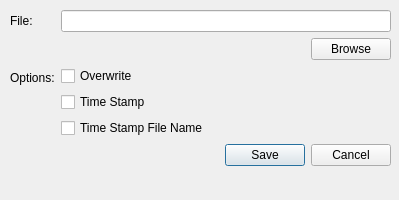
<?xml version="1.0" encoding="UTF-8"?>
<ui version="4.0">
 <class>Dialog</class>
 <widget class="QDialog" name="Dialog">
  <property name="geometry">
   <rect>
    <x>0</x>
    <y>0</y>
    <width>399</width>
    <height>200</height>
   </rect>
  </property>
  <property name="sizePolicy">
   <sizepolicy hsizetype="Fixed" vsizetype="Fixed">
    <horstretch>0</horstretch>
    <verstretch>0</verstretch>
   </sizepolicy>
  </property>
  <property name="windowTitle">
   <string>Save Log</string>
  </property>
  <widget class="QWidget" name="formLayoutWidget">
   <property name="geometry">
    <rect>
     <x>10</x>
     <y>10</y>
     <width>381</width>
     <height>183</height>
    </rect>
   </property>
   <layout class="QFormLayout" name="formLayout">
    <property name="fieldGrowthPolicy">
     <enum>QFormLayout::AllNonFixedFieldsGrow</enum>
    </property>
    <item row="0" column="0">
     <widget class="QLabel" name="label">
      <property name="text">
       <string>File:</string>
      </property>
     </widget>
    </item>
    <item row="1" column="1">
     <layout class="QHBoxLayout" name="horizontalLayout">
      <item>
       <spacer name="horizontalSpacer">
        <property name="orientation">
         <enum>Qt::Horizontal</enum>
        </property>
        <property name="sizeHint" stdset="0">
         <size>
          <width>40</width>
          <height>20</height>
         </size>
        </property>
       </spacer>
      </item>
      <item>
       <widget class="QPushButton" name="browseButton">
        <property name="text">
         <string>Browse</string>
        </property>
       </widget>
      </item>
     </layout>
    </item>
    <item row="2" column="0">
     <widget class="QLabel" name="label_2">
      <property name="text">
       <string>Options:</string>
      </property>
     </widget>
    </item>
    <item row="2" column="1">
     <layout class="QVBoxLayout" name="verticalLayout">
      <item>
       <widget class="QCheckBox" name="overwrite">
        <property name="text">
         <string>Overwrite</string>
        </property>
       </widget>
      </item>
      <item>
       <widget class="QCheckBox" name="timeStamp">
        <property name="text">
         <string>Time Stamp</string>
        </property>
       </widget>
      </item>
      <item>
       <widget class="QCheckBox" name="timeStampFileName">
        <property name="text">
         <string>Time Stamp File Name</string>
        </property>
       </widget>
      </item>
     </layout>
    </item>
    <item row="3" column="1">
     <widget class="QDialogButtonBox" name="buttonBox">
      <property name="orientation">
       <enum>Qt::Horizontal</enum>
      </property>
      <property name="standardButtons">
       <set>QDialogButtonBox::Cancel|QDialogButtonBox::Save</set>
      </property>
     </widget>
    </item>
    <item row="0" column="1">
     <widget class="QLineEdit" name="fileEdit"/>
    </item>
   </layout>
  </widget>
 </widget>
 <resources/>
 <connections>
  <connection>
   <sender>buttonBox</sender>
   <signal>accepted()</signal>
   <receiver>Dialog</receiver>
   <slot>accept()</slot>
   <hints>
    <hint type="sourcelabel">
     <x>248</x>
     <y>254</y>
    </hint>
    <hint type="destinationlabel">
     <x>157</x>
     <y>274</y>
    </hint>
   </hints>
  </connection>
  <connection>
   <sender>buttonBox</sender>
   <signal>rejected()</signal>
   <receiver>Dialog</receiver>
   <slot>reject()</slot>
   <hints>
    <hint type="sourcelabel">
     <x>316</x>
     <y>260</y>
    </hint>
    <hint type="destinationlabel">
     <x>286</x>
     <y>274</y>
    </hint>
   </hints>
  </connection>
 </connections>
</ui>
